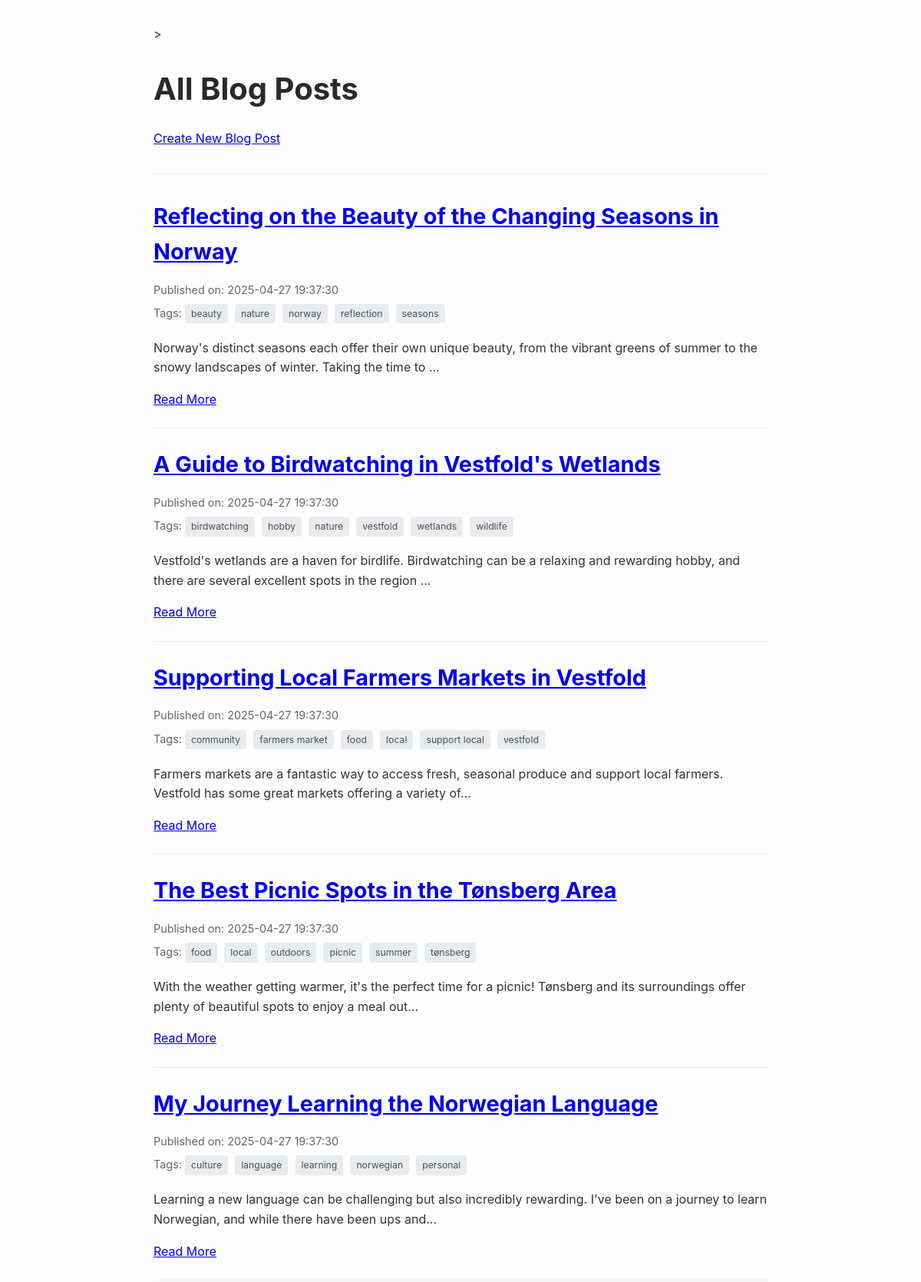
The page / (upper part) on the database its author committed.
### tables this page shows
CREATE TABLE posts (
    id INTEGER PRIMARY KEY AUTOINCREMENT, -- Unique identifier for each post
    title TEXT NOT NULL,                  -- Title of the blog post
    content TEXT NOT NULL,                -- Main body/content of the post
    published_date TIMESTAMP NOT NULL DEFAULT CURRENT_TIMESTAMP, -- When the post was created/published
    image_filename TEXt NULL               -- images 
);

CREATE TABLE tags (
    id INTEGER PRIMARY KEY AUTOINCREMENT, -- Unique identifier for each tag
    name TEXT NOT NULL UNIQUE             -- Name of the tag (must be unique)
);

### app.py (the view)
@app.route('/')
def index():
    try:
        posts_raw = db.get_all_posts()
        posts_with_tags = []
        for post in posts_raw:
            tags = db.get_tags_for_post(post['id'])
            post_dict = dict(post)
            post_dict['tags'] = tags
            posts_with_tags.append(post_dict)
        return render_template('index.html', posts=posts_with_tags)
    except Exception as e:
        app.logger.error(f"Error fetching posts/tags for index page: {e}")
        return "<h1>An error occurred fetching posts.</h1>", 500

### db.py (called while the page is built)
def get_db():
    if 'db' not in g:
        db_path = current_app.config.get('DATABASE', DEFAULT_DATABASE_PATH)
        try:
            g.db = sqlite3.connect(db_path)
            g.db.row_factory = sqlite3.Row
        except sqlite3.Error as e:
            current_app.logger.error(f"Database connection failed for {db_path}: {e}")
            raise e # Or handle more gracefully
    return g.db

def get_all_posts(order_by="published_date DESC"):
    conn = get_db()
    cursor = conn.cursor()
    allowed_orders = ["published_date DESC", "published_date ASC", "title ASC", "title DESC"]
    if order_by not in allowed_orders:
        order_by = "published_date DESC"
    query = f"SELECT id, title, content, published_date, image_filename FROM posts ORDER BY {order_by}"
    try:
        posts = cursor.execute(query).fetchall()
        return posts
    except sqlite3.Error as e:
        current_app.logger.error(f"DB error in get_all_posts: {e}")
        return [] # Return empty list on error

def get_tags_for_post(post_id):
    conn = get_db()
    try:
        tags = conn.execute("""
            SELECT t.id, t.name
            FROM tags t
            JOIN post_tags pt ON t.id = pt.tag_id
            WHERE pt.post_id = ?
            ORDER BY t.name
        """, (post_id,)).fetchall()
        return tags
    except sqlite3.Error as e:
        current_app.logger.error(f"DB error in get_tags_for_post for post {post_id}: {e}")
        return []

### templates/index.html (shortened to what this page needs)
<!DOCTYPE html>
<html lang="en">
  <head>
    <link
      rel="stylesheet"
      href="{{ url_for('static', filename='style.css') }}"
    />
  </head>
  <body>
    <h1>All Blog Posts</h1>
    <a href="{{ url_for('create_post') }}">Create New Blog Post</a>
    <hr />
    {% if posts %} {% for post in posts %}
    <article>
      <h2>
        <a href="{{ url_for('post', post_id=post['id']) }}"
          >{{ post['title'] }}</a
        >
      </h2>
      <div class="post-meta">
        Published on: {{ post['published_date'] }} {% if post['tags'] %}
        <div class="tags">
          Tags: {% for tag in post['tags'] %}
          <span
            ><a href="{{ url_for('posts_by_tag', tag_name=tag['name']) }}"
              >{{ tag['name'] }}</a
            ></span
          >
           {% endfor %}
        </div>
        {% endif %}
      </div>
      <div class="post-excerpt">
        <p>
          {{ post['content'][:150] }}{% if post['content']|length > 150 %}...{%
          endif %}
        </p>
      </div>
      <a href="{{ url_for('post', post_id=post['id']) }}">Read More</a>
    </article>
    {% endfor %} {% else %}
    <p>No posts found yet!</p>
    {% endif %}
  </body>
</html>

### static/style.css (style rules this page uses)
body { font-family: -apple-system, BlinkMacSystemFont, "Segoe UI", Roboto, "Helvetica Neue", Arial, sans-serif; line-height: 1.6; margin: 0 auto; max-width: 800px; padding: 2em; color: #333; background-color: #fdfdfd; }
h1, h2 { color: #2a2a2a; margin-bottom: 0.5em; }
h1 { font-size: 2.5em; }
h2 { font-size: 1.8em; }
article { border-bottom: 1px solid #eee; padding-bottom: 1.5em; margin-bottom: 1.5em; }
.post-meta { color: #666; font-size: 0.9em; margin-bottom: 1em; }
.post-excerpt p { margin-top: 0.5em; }
.tags { margin-top: 0.5em; }
.tags a { display: inline-block; background-color: #e9ecef; color: #495057; padding: 3px 8px; border-radius: 4px; margin-right: 5px; margin-bottom: 5px; font-size: 0.85em; text-decoration: none; transition: background-color 0.2s ease; }
hr { border: 0; height: 1px; background-color: #eee; margin: 2em 0; }

### rows shown on the page
posts: title "Reflecting on the Beauty of the Changing Seasons in Norway", published_date "2025-04-27 19:37:30", content "Norway's distinct seasons each offer their own unique beauty, from the vibrant greens of summer to the snowy landscapes of winter. Taking the time to"
tags: name "beauty"
tags: name "nature"
tags: name "norway"
tags: name "reflection"
tags: name "seasons"
posts: title "A Guide to Birdwatching in Vestfold's Wetlands", published_date "2025-04-27 19:37:30", content "Vestfold's wetlands are a haven for birdlife. Birdwatching can be a relaxing and rewarding hobby, and there are several excellent spots in the region"
tags: name "birdwatching"
tags: name "hobby"
tags: name "vestfold"
tags: name "wetlands"
tags: name "wildlife"
posts: title "Supporting Local Farmers Markets in Vestfold", published_date "2025-04-27 19:37:30", content "Farmers markets are a fantastic way to access fresh, seasonal produce and support local farmers. Vestfold has some great markets offering a variety of"
tags: name "community"
tags: name "farmers market"
tags: name "food"
tags: name "local"
tags: name "support local"
posts: title "The Best Picnic Spots in the Tønsberg Area", published_date "2025-04-27 19:37:30", content "With the weather getting warmer, it's the perfect time for a picnic! Tønsberg and its surroundings offer plenty of beautiful spots to enjoy a meal out"
tags: name "outdoors"
tags: name "picnic"
tags: name "summer"
tags: name "tønsberg"
posts: title "My Journey Learning the Norwegian Language", published_date "2025-04-27 19:37:30", content "Learning a new language can be challenging but also incredibly rewarding. I've been on a journey to learn Norwegian, and while there have been ups and"
tags: name "culture"
tags: name "language"
tags: name "learning"
tags: name "norwegian"
tags: name "personal"
